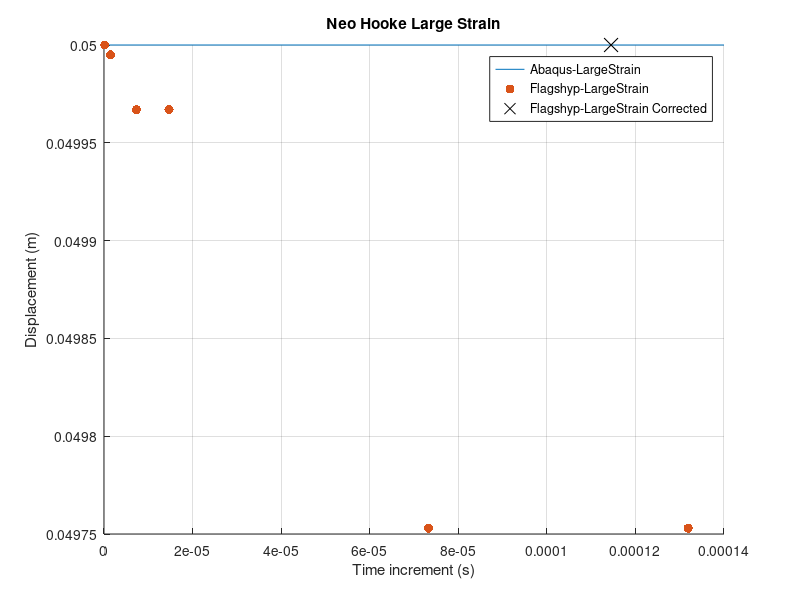
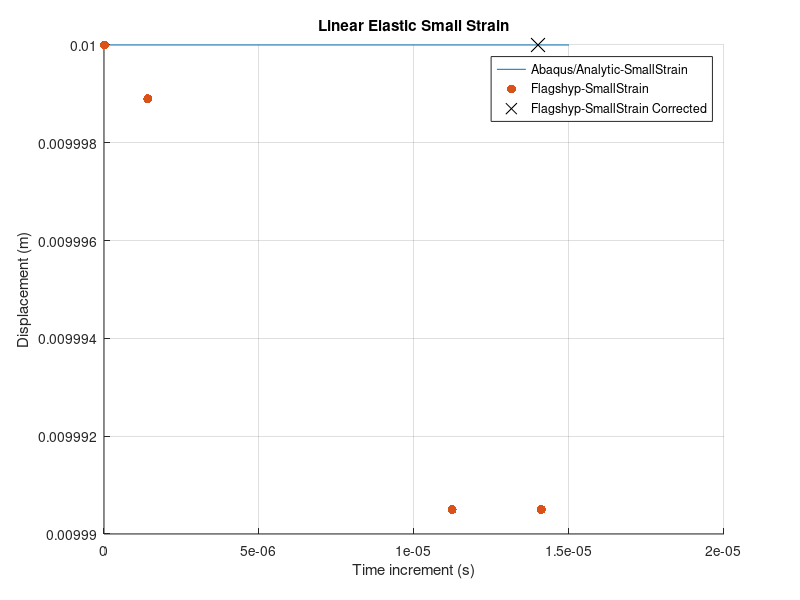
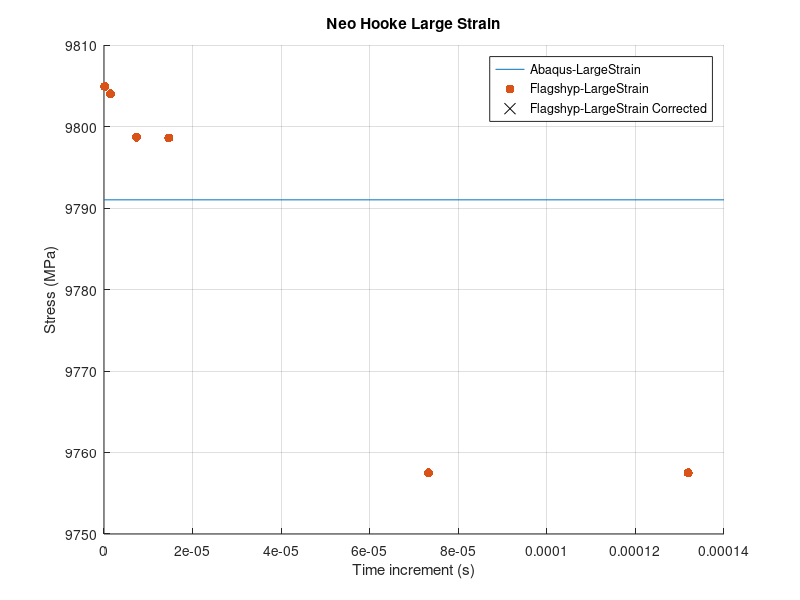
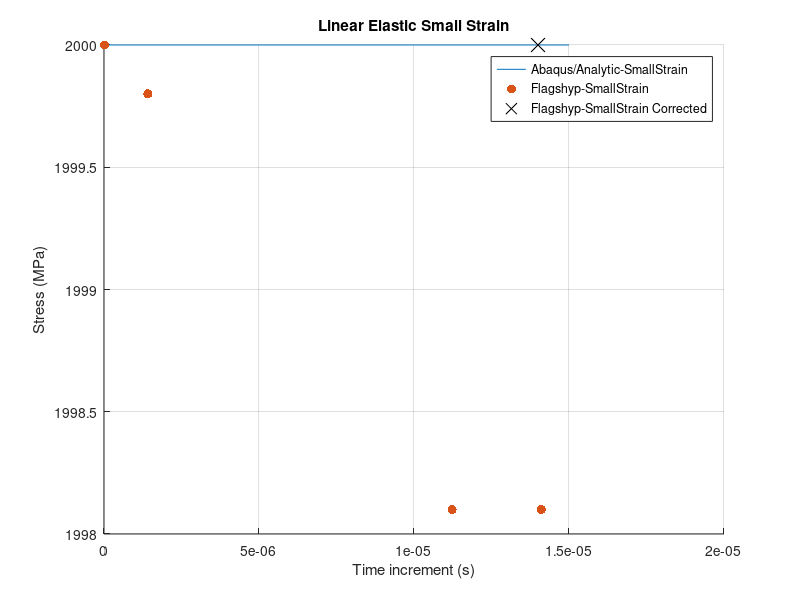

Write the MATLAB code that produced these figures, in order.
%Flagshyp convergence of time steps
close all;

%Abaqus data
%One Truss (NH)
A1u = 0.05;
A1_LE = 4.879E-2;
A1_S = 9.791E9;
A1_RF = 1.867E9;

%One Truss Elastic, Small Strain
A2u = 0.01;
A2_E = 9.999E-3;
A2_S = 2E9;
A2_RF = 4.005E8;

%Flagshyp NH
dt1 = [1319.3 146.62 732.95 73.31 14.662 1.4662]*10^-7;
u1  = [4.9753 4.9967 4.9753 4.9967 4.9995 5.0000]*10^-2;
LE1 = [4.8555 4.8759 4.8555 4.8759 4.8786 4.8790]*10^-2;
S1  = [9.7575 9.7986 9.7575 9.7987 9.8040 9.8049]*10^9; 
RF1 = [1.9515 1.9597 1.9515 1.9597 1.9608 1.9610]*10^9;
RF1 = S1*0.2/1.05;

%Flagshyp Elastic, Small Strain
dt2 = [112.3 141.04 14.104 0.14104]*10^-7;
u2  = [9.9905 9.9905 9.9989 10.000]*10^-3;
E2  = [9.9905 9.9905 9.9989 10.0000]*10^-3;
S2  = [1.9981 1.9981 1.9998 2.0000]*10^9; 
RF2 = [3.9567 3.9567 3.9600 2.0000]*10^8;
RF2 = S2*0.2/1.01;

figure();
hold on; grid on;
plot([0 1.4E-4], [A1u, A1u], 'DisplayName', 'Abaqus-LargeStrain');
plot(dt1, u1, '.','MarkerSize',20, 'DisplayName', 'Flagshyp-LargeStrain');
plot(1.145E-4,  0.05, 'kx','MarkerSize',10, 'DisplayName', 'Flagshyp-LargeStrain Corrected');
legend('show');
ylabel("Displacement (m)");
xlabel("Time increment (s)");
title("Neo Hooke Large Strain");

figure();
hold on; grid on;
plot([0 1.5E-5], [A2u, A2u], 'DisplayName', 'Abaqus/Analytic-SmallStrain');
plot(dt2, u2, '.','MarkerSize',20, 'DisplayName', 'Flagshyp-SmallStrain');
plot(1.4E-5, 0.01, 'kx','MarkerSize',10, 'DisplayName', 'Flagshyp-SmallStrain Corrected');
% plot(epsilon, sigA, 'DisplayName', 'A');
legend('show');
ylabel("Displacement (m)");
xlabel("Time increment (s)");
title("Linear Elastic Small Strain");

figure();
hold on; grid on;
plot([0 1.4E-4], [A1_S*10^-6, A1_S*10^-6], 'DisplayName', 'Abaqus-LargeStrain');
plot(dt1, S1*10^-6, '.','MarkerSize',20, 'DisplayName', 'Flagshyp-LargeStrain');
plot(1.145E-4,  9.8049*10^3, 'kx','MarkerSize',10, 'DisplayName', 'Flagshyp-LargeStrain Corrected');
legend('show');
ylabel("Stress (MPa)");
xlabel("Time increment (s)");
title("Neo Hooke Large Strain");

figure();
hold on; grid on;
plot([0 1.5E-5], [A2_S*10^-6, A2_S*10^-6], 'DisplayName', 'Abaqus/Analytic-SmallStrain');
plot(dt2, S2*10^-6, '.','MarkerSize',20, 'DisplayName', 'Flagshyp-SmallStrain');
plot(1.4E-5, 2*10^3, 'kx','MarkerSize',10, 'DisplayName', 'Flagshyp-SmallStrain Corrected');
% plot(epsilon, sigA, 'DisplayName', 'A');
legend('show');
ylabel("Stress (MPa)");
xlabel("Time increment (s)");
title("Linear Elastic Small Strain");

figure();
hold on; grid on;
plot([0 1.4E-4], [A1_RF*10^-3, A1_RF*10^-3], 'DisplayName', 'Abaqus-LargeStrain');
plot(dt1, RF1*10^-3, '.','MarkerSize',20, 'DisplayName', 'Flagshyp-LargeStrain');
plot(1.145E-4,  (9.8049*0.2/1.05)*10^6, 'kx','MarkerSize',10, 'DisplayName', 'Flagshyp-LargeStrain Corrected');
legend('show');
ylabel("Reaction Force (kN))");
xlabel("Time increment (s)");
title("Neo Hooke Large Strain");

figure();
hold on; grid on;
plot([0 1.5E-5], [A2_RF*10^-3, A2_RF*10^-3], 'DisplayName', 'Abaqus/Analytic-SmallStrain');
plot(dt2, RF2*10^-3, '.','MarkerSize',20, 'DisplayName', 'Flagshyp-SmallStrain');
plot(1.4E-5, (2*0.2)*10^6, 'kx','MarkerSize',10, 'DisplayName', 'Flagshyp-SmallStrain Corrected');
% plot(epsilon, sigA, 'DisplayName', 'A');
legend('show');
ylabel("Reaction Force (kN)");
xlabel("Time increment (s)");
title("Linear Elastic Small Strain");

% figure();
% hold on; grid on;
% plot([0 1.4E-4], [A1_LE, A1_LE], 'DisplayName', 'Abaqus-LargeStrain');
% plot(dt1, LE1, 'o', 'DisplayName', 'Flagshyp-LargeStrain');
% legend('show');
% ylabel("Log Strain");
% xlabel("Time increment (s)");
% title("Neo Hooke Large Strain");
% 
% figure();
% hold on; grid on;
% plot([0 1.5E-5], [A2_E, A2_E], 'DisplayName', 'Abaqus/Analytic-SmallStrain');
% plot(dt2, E2, 'o', 'DisplayName', 'Flagshyp-SmallStrain');
% % plot(epsilon, sigA, 'DisplayName', 'A');
% legend('show');
% ylabel("Strain");
% xlabel("Time increment (s)");
% title("Linear Elastic Small Strain");